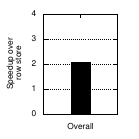

This chart was generated by the following gnuplot code:
reset
load "config.plt"
#set size 0.3, 0.6
set terminal postscript size 1.4in,1.4in 
set output 'ssb-sf100-storage-format-comparison-total.eps'
set style histogram cluster gap 1
set style fill pattern 0 border -1
set style line 1 lt 1
set boxwidth 1
set style data histograms
set nokey
set ylabel "Speedup over\n row store" offset 2,0 font "Helvetica,12"
#set logscale y
set yrange[0:4]
set xrange[-1:1]
set arrow from -1,1 to 1,1 nohead lt 0.5 lc rgb "black"
set arrow from -1,2 to 1,2 nohead lt 0.5 lc rgb "black"
set arrow from -1,3 to 1,3 nohead lt 0.5 lc rgb "black"
set xtics font "Helvetica,12"
set ytics 1 font "Helvetica,12"
unset mytics
plot 'ssb-sf100-storage-format-comparison-total.dat' using 2:xtic(1) ti col ls 1 lc rgb "black" fill pattern 3

